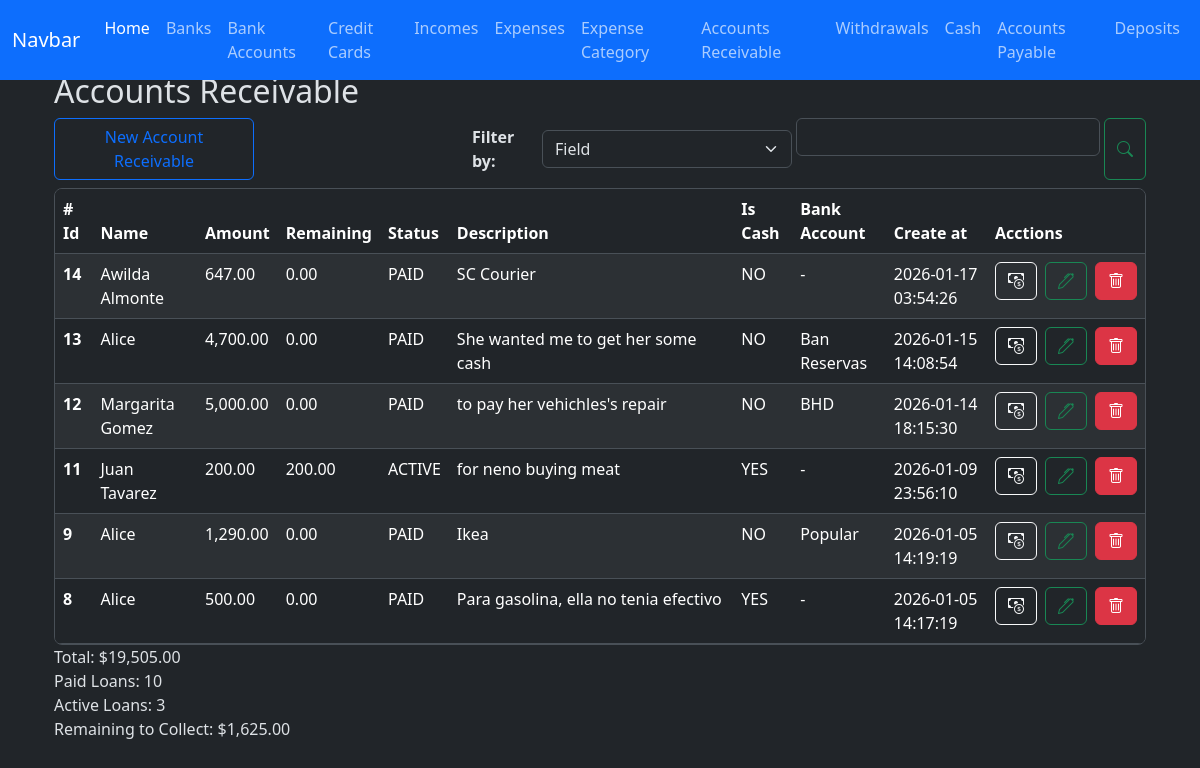
Before: /accounts_receivable/index with the older database file.
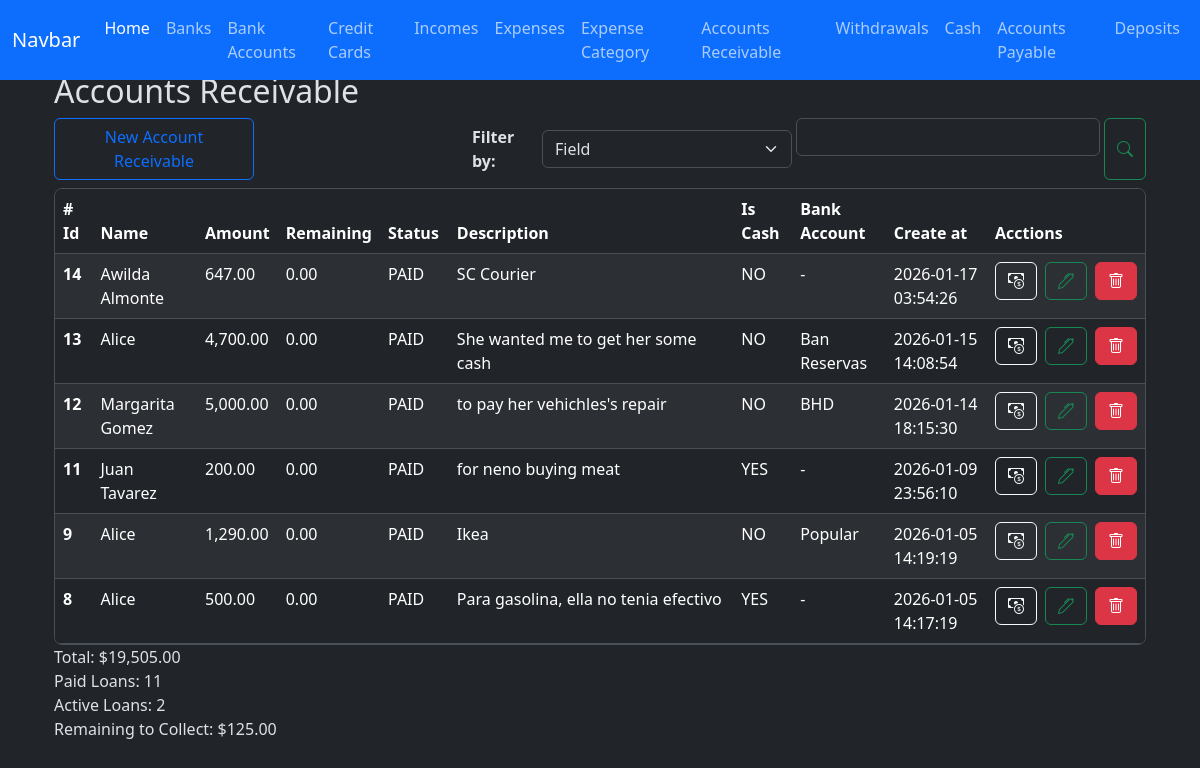
After: the same page with the newer database file.
### app/models/loan.py (models this page shows, shortened)
class Loan(db.Model):
    __tablename__ = 'loans'
    id = db.Column(db.Integer, primary_key=True)
    person_name = db.Column(db.String(100), nullable=False)
    amount = db.Column(db.Numeric(10, 2), nullable=False)
    is_active = db.Column(db.Boolean, default=True)
    is_cash = db.Column(db.Boolean)
    code = db.Column(db.String(50), nullable=False)
    bank_account_id = db.Column(db.Integer, db.ForeignKey('bank_accounts.id'))
    created_at = db.Column(db.DateTime(timezone=True), server_default=func.now())
    updated_at = db.Column(db.DateTime(timezone=True), onupdate=func.now())
    description = db.Column(db.String(200))
    loan_payments = relationship('LoanPayment', back_populates='loan', order_by='desc(LoanPayment.created_at)', cascade='all, delete-orphan')
    bank_account = relationship('BankAccount', back_populates='loans')
    def total_payments(self):
        db.session.refresh(self)
        total = Decimal(0.0)
        for payment in self.loan_payments:
            total += payment.amount
        return total
    def remaining_amount(self):
        db.session.refresh(self)
        remaining = self.amount - self.total_payments()
        if remaining < 0:
            return Decimal('0.00')
        return remaining.quantize(Decimal('0.00'))

### app/models/loan_payment.py (models this page shows, shortened)
class LoanPayment(db.Model):
    __tablename__ = 'loan_payment'
    id = db.Column(db.Integer, primary_key=True)
    amount = db.Column(db.Numeric(10,2), nullable=False)
    is_cash = db.Column(db.Boolean, nullable=False)
    loan_id = db.Column(db.Integer, db.ForeignKey('loans.id'))
    bank_account_id = db.Column(db.Integer, db.ForeignKey('bank_accounts.id', name='bank_account_id'))
    code = db.Column(db.String(50), nullable=False, server_default='TEMP')
    created_at = db.Column(db.DateTime(timezone=True), server_default=func.now())
    updated_at = db.Column(db.DateTime(timezone=True), onupdate=func.now())
    loan = relationship('Loan', back_populates='loan_payments')
    bank_account = relationship('BankAccount', back_populates='loan_payments')

### app/routes/accounts_receivable_routes.py (the view)
@accounts_receivable_bp.route('/index', methods=['GET'])
def index():
    loans = Loan.query.order_by(Loan.created_at.desc()).all()
    active_loans = Loan.query.filter(Loan.is_active == True).count()
    paid_loans = Loan.query.filter(Loan.is_active == False).count()
    remaining_to_collect = Loan.query.filter(Loan.is_active == True).with_entities(func.sum(Loan.amount)).scalar()
    bank_accounts = BankAccount.query.all()
    context = {
        'loans': loans,
        'bank_accounts': bank_accounts,
        'actives': active_loans,
        'paids': paid_loans,
        'remaining_to_collect': loan_controller.calculate_all_remainings(),
        'format_amount': format_amount,
        'total_amount': total_amount,
    }
    return render_template('accounts_receivable/index.html', **context)

### app/controllers/loan_controller.py (called while the page is built)
def calculate_all_remainings():
    try:
        total_remaining = Decimal('0.0')
        active_loan_data = Loan.query.filter(Loan.is_active == True).with_entities(Loan.id, Loan.amount).all()
        print(active_loan_data[0])
        for loan_data in active_loan_data:
            loan_id = loan_data[0]
            loan_amount = loan_data[1]
            total_payments = (
                LoanPayment.query
                .filter(LoanPayment.loan_id == loan_id)
                .with_entities(func.sum(LoanPayment.amount))
                .scalar() or Decimal('0.0')
            )
            total_remaining += (loan_amount - total_payments)
        return total_remaining
    except Exception as e:
        traceback.print_exc()
        raise e

### app/utils/numeric_casting.py (called while the page is built)
def total_amount(obj_list: list):
    total = Decimal()
    for o in obj_list:
        total += o.amount
    return format_amount(total)

def format_amount(value):
    try:
        return f'{value:,.2f}';
    except Exception as e:
        return None

### app/templates/accounts_receivable/index.html (shortened to what the changed rows need)
{% extends 'layout.html' %}
{% block content %}
    <div class=" w-100">
        <h2>Accounts Receivable</h2>
        <div class="table-responsive overflow-y-auto border rounded-3 mt-2" style="max-height: 457px;">
            <table class="table table-striped  table-hover">
                <thead class="sticky-top">
                    <tr>
                    <th scope="col"># Id</th>
                    <th scope="col">Name</th>
                    <th scope="col">Amount</th>
                    <th scope="col">Remaining</th>
                    <th scope="col">Status</th>
                    <th scope="col">Description</th>
                    <th scope="col">Is Cash</th>
                    <th scope="col">Bank Account</th>
                    <th scope="col">Create at</th>
                    <th scope="col">Acctions</th>
                    </tr>
                </thead>
                <tbody id="loans-table-body-id">
                  {% for loan in loans %}
                    <tr class="loan-row" data-loan-id="{{ loan.id }}" data-url-associated-records = "{{ url_for('accounts_receivable.associated_records', loan_id=loan.id) }}">
                        <th scope="row">{{ loan.id }}</th>
                        <td>{{ loan.person_name }}</td>
                        <td>{{ format_amount(loan.amount) }}</td>
                        <td> {{ format_amount(loan.remaining_amount()) }} </td>
                        <td>{{ 'ACTIVE' if loan.is_active else 'PAID'  }}</td>
                        <td>{{ loan.description }}</td>
                        <td>{{ 'YES' if loan.is_cash else 'NO'  }}</td>
                        <td>{{ loan.bank_account.nick_name if loan.bank_account else '-' }}</td>
                        <td>{{ loan.created_at }}</td>
                        <td>
                            <div class="d-flex gap-2">
                                <button
                                    id=""
                                    type="button"
                                    data-bs-toggle="modal"
                                    data-bs-target="#pay-account-receivable"
                                    class="btn btn-outline-light"
                                    data-loan-id="{{ loan.id }}"
                                >
                                    <i class="bi bi-cash-coin"></i>
                                </button>
                                <button
                                    type="button"
                                    class="btn btn-outline-success"
                                    data-bs-toggle="modal"
                                    data-bs-target="#edit-account-receivable"
                                    data-loan-id="{{ loan.id }}"
                                    data-amount="{{ loan.amount }}"
                                    data-is-cash="{{ loan.is_cash }}"
                                    data-is-active="{{ loan.is_active }}"
                                    data-description="{{ loan.description }}"
                                    data-person-name="{{ loan.person_name }}"
                                    data-bank-account-id="{{ loan.bank_account_id }}"
                                >
                                    <i class="bi bi-pen"></i>
                                </button>
                                <a href="{{ url_for('accounts_receivable.delete_loan', loan_id=loan.id) }}" class="btn btn-danger"><i class="bi bi-trash"></i></a>
                            </div>
                        </td>
                    </tr>
                  {% endfor %}
                </tbody>
            </table>
        </div>
        <section>
            <div class="d-flex flex-column">
                <div class="row">
                    <div>
                        <label for="" id="paid-loans">Paid Loans: {{ paids }}</label>
                    </div>
                    <div>
                        <label for="" id="active-loans">Active Loans: {{ actives }}</label>
                    </div>
                    <div>
                        <label for="" id="remaining">Remaining to Collect: ${{ format_amount(remaining_to_collect) }}</label>
                    </div>
                </div>
            </div>
        </section>
    </div>
<link rel="stylesheet" href="https://cdn.jsdelivr.net/npm/flatpickr/dist/flatpickr.min.css">
<link href="https://cdn.jsdelivr.net/npm/@sweetalert2/theme-dark@5/dark.css" rel="stylesheet">
<link rel="stylesheet" href="https://cdn.jsdelivr.net/npm/bootstrap-icons@1.13.1/font/bootstrap-icons.min.css">
{% endblock %}

Changed rows visible on the page:
changed Loan "Juan Tavarez": amount.amount "200.00" → "0.00"; is_active "ACTIVE" → "PAID"
Other visible differences:
{{ paids }}: "10" → "11"
{{ actives }}: "3" → "2"
text no longer shown: "1,625.00"
text now shown: "125.00"
